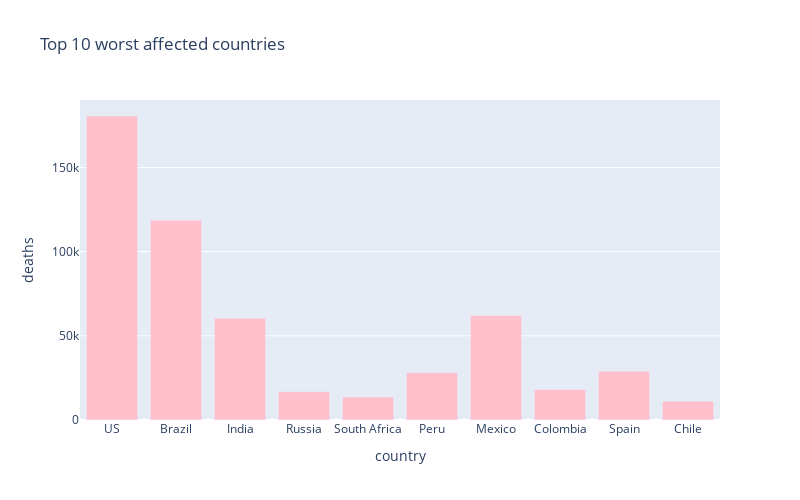

The cell this chart's notebook holds for it:
### Markdown cell above
# 10 worst hit countries - Death cases

### Code cell
px.bar(
    sorted_country_df.head(10),
    x = "country",
    y = "deaths",
    title= "Top 10 worst affected countries", # the axis names
    color_discrete_sequence=["pink"], 
    height=500,
    width=800
)

### Figure 1 — Plotly figure (JSON) as saved in the notebook; plotly's stock layout.template omitted (floating-point values rounded to 4 significant figures)
{"data": [{"alignmentgroup": "True", "hovertemplate": "country=%{x}<br>deaths=%{y}<extra></extra>", "legendgroup": "", "marker": {"color": "pink"}, "name": "", "offsetgroup": "", "orientation": "v", "showlegend": false, "textposition": "auto", "type": "bar", "x": ["US", "Brazil", "India", "Russia", "South Africa", "Peru", "Mexico", "Colombia", "Spain", "Chile"], "xaxis": "x", "y": [180590, 118649, 60472, 16758, 13628, 28124, 62076, 18184, 28996, 11072], "yaxis": "y"}], "layout": {"barmode": "relative", "height": 500, "legend": {"tracegroupgap": 0}, "title": {"text": "Top 10 worst affected countries"}, "width": 800, "xaxis": {"anchor": "y", "domain": [0, 1], "title": {"text": "country"}}, "yaxis": {"anchor": "x", "domain": [0, 1], "title": {"text": "deaths"}}}}
